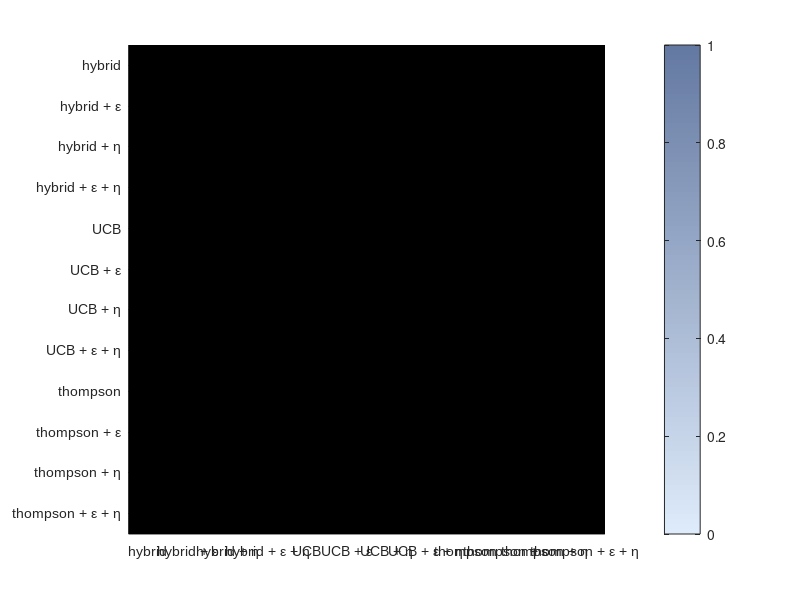

MATLAB code for this plot: (Note: this script raises an error after producing the figure.)


data_fol = '../../../../data/';
sim_fol=strcat(data_fol, 'sim_model_recov/');
n_sim = 100;
n_models = 12;

perc = nan(n_models,n_models);
mean_AIC = nan(n_models,n_models);
std_AIC = nan(n_models,n_models);


for mod=1:n_models

    file_AIC = strcat(sim_fol,'mod',num2str(mod),'_normal/n_sim_',num2str(n_sim),'/results/all_AIC_mat.mat');
    
    if exist(file_AIC)

        occur = nan(1,n_models);
       
        tmp = load(file_AIC);
        
        % find best models (lowest AIC) for each sim
        [min_val, ind_min_val] = min(tmp.all_AIC_mat');
        min_val = min_val';
        ind_min_val = ind_min_val';
        
        % count occurences of each model
        uv = unique(ind_min_val);
        n  = histc(ind_min_val,uv);
        occur(:,[uv]) = n; 
        
        % compute percentage
        perc(mod,:) = occur/n_sim;
       
        mean_AIC(mod,:) = mean(tmp.all_AIC_mat,1);
        
        [~, ind_min_val_mean] = nanmin(mean_AIC');
        ind_min_val_mean = ind_min_val_mean';
        
    end

end


% Figure

figure('Color','w');
set(gcf,'Unit','centimeters','OuterPosition',[0 0 15 15]);
set(gca,'FontName','Arial','FontSize',10)
hold on;

legend_all{1}  = 'hybrid';
legend_all{2} = 'hybrid + \epsilon';
legend_all{3} = 'hybrid + \eta';
legend_all{4} = 'hybrid + \epsilon + \eta';

legend_all{5}  = 'UCB';
legend_all{6}  = 'UCB + \epsilon';
legend_all{7}  = 'UCB + \eta';
legend_all{8}  = 'UCB + \epsilon + \eta';

legend_all{9}  = 'thompson';
legend_all{10}  = 'thompson + \epsilon';
legend_all{11}  = 'thompson + \eta';
legend_all{12}  = 'thompson + \epsilon + \eta';

imagesc(perc);

n_mod = size(legend_all,2);

yticks([1:n_mod])
yticklabels({legend_all{1}, legend_all{2}, legend_all{3}, legend_all{4}, legend_all{5}, legend_all{6}, legend_all{7}, legend_all{8}, legend_all{9}, legend_all{10}, legend_all{11}, legend_all{12}})
ylim([0.5 n_mod+0.5])

xticks([1:n_mod])
xticklabels({legend_all{1}, legend_all{2}, legend_all{3}, legend_all{4}, legend_all{5}, legend_all{6}, legend_all{7}, legend_all{8}, legend_all{9}, legend_all{10}, legend_all{11}, legend_all{12}})
xtickangle(45)
xlim([0.5 n_mod+0.5])

a = get(gca,'XTickLabel');
set(gca,'XTickLabel',a,'fontsize',10, 'YDir', 'reverse')

inter = 100;

firstcol =[0.87058824300766 0.921568632125854 0.980392158031464];
secondcol = [0.39215686917305 0.474509805440903 0.635294139385223];

linspace_b_y_1 = [linspace(firstcol(1),secondcol(1),inter)]; 
linspace_b_y_2 = [linspace(firstcol(2),secondcol(2),inter)]; 
linspace_b_y_3 = [linspace(firstcol(3),secondcol(3),inter)]; 

mycolors = ([[linspace_b_y_1]', [linspace_b_y_2]', [linspace_b_y_3]']);

colormap(mycolors);

h = colorbar('Ticks',0:0.2:1); 
caxis([0 1])

title(h,'r','Interpreter','tex')

textStrings = num2str(perc(:), '%0.2f');       % Create strings from the matrix values
textStrings = strtrim(cellstr(textStrings));  % Remove any space padding
[x, y] = meshgrid(1:n_mod);  % Create x and y coordinates for the strings

% Upper diag
for i_=1:size(x,1)-1
    x(i_,i_+1:size(x,1)) = nan;
end

% Lower diag
for i_=1:size(x,1)-1
    x(i_+1,1:i_) = nan;
end

hStrings = text(x(:), y(:), textStrings(:),'HorizontalAlignment', 'center');
midValue = mean(get(gca, 'CLim'));  % Get the middle value of the color range

t=title('AIC model recovery (N_{sim}=100)','FontSize', 18, 'FontName','Arial', 'Fontweight','normal');

ylabel('Simulated model','FontName','Arial','Fontweight','bold','FontSize',12);
xlabel('Recovered model','FontName','Arial','Fontweight','bold','FontSize',12);

% Export
addpath('../../../../export_fig')
export_fig(['./fig/Fig_model_recov_AIC.tif'],'-nocrop','-r200')
